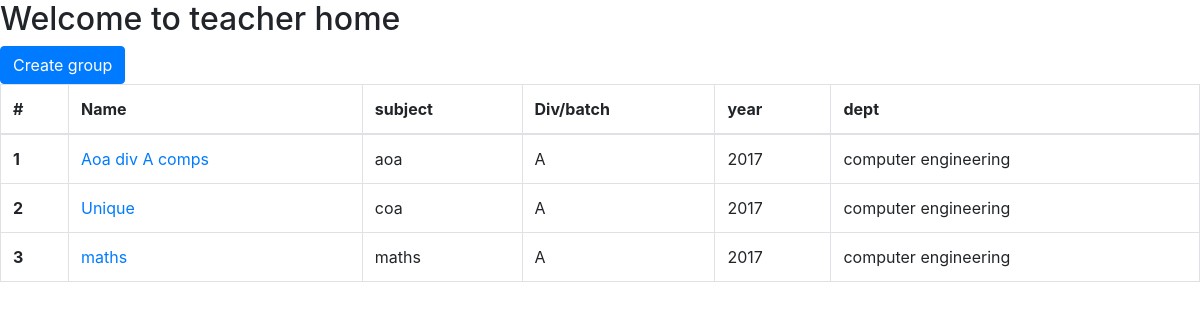
The app's page /teacher/teacher_home/ (signed in) with its own data.
### home/models.py (models this page shows, shortened)
class group(models.Model):
    owner=models.ForeignKey(teacher,on_delete=models.CASCADE)
    name=models.CharField(max_length=256)
    member=models.ManyToManyField(students)
    sub = models.CharField(max_length=256)
    div_or_batch=models.CharField(max_length=50)
    div=models.BooleanField(default=False)
    batch=models.BooleanField(default=False)
    year=models.CharField(max_length=256)
    dept=models.CharField(max_length=256)

### teachers/views.py (the view)
# urls.py: path('teacher_home/',views.teacher_home,name='teacher_home'),
@login_required
def teacher_home(request):
    teacher_current = teacher.objects.filter(user=request.user).first()
    group_list=group.objects.filter(owner=teacher_current)
    context={
        'group_list':group_list
    }
    return render(request,"teacher_home.html",context)

### templates/teacher_home.html (shortened to what this page needs)
<!DOCTYPE html>
<html lang="en" dir="ltr">
  <head>
    <link rel="stylesheet" href="https://stackpath.bootstrapcdn.com/bootstrap/4.3.1/css/bootstrap.min.css">
  </head>
  <body>
    {% block body %}
    <h2>Welcome to teacher home</h2>
    <a href="{% url 'create_group'  %}" class="btn btn-primary">Create group</a>
<table class="table table-bordered">
  <thead>
    <tr>
      <th scope="col">#</th>
      <th scope="col">Name</th>
      <th scope="col">subject</th>
      <th scope="col">Div/batch</th>
      <th scope='col'>year</th>
      <th scope="col">dept</th>
    </tr>
  </thead>
  <tbody>
    {%for group in group_list %}
    <tr>
      <th scope="row">{{forloop.counter}}</th>
      <td><a href="{%url 'teacher_group_detail' pk=group.pk  %}">{{group.name}}</a></td>
      <td>{{group.sub}}</td>
      <td>{{group.div_or_batch}}</td>
      <td>{{group.year}}</td>
      <td>{{group.dept}}</td>
    </tr>
    {%endfor %}
  </tbody>
</table>
{% endblock %}
  </body>
</html>

### records on screen
group: name "Aoa div A comps", sub "aoa", div_or_batch "A", year "2017", dept "computer engineering"
group: name "Unique", sub "coa", div_or_batch "A", year "2017", dept "computer engineering"
group: name "maths", sub "maths", div_or_batch "A", year "2017", dept "computer engineering"
